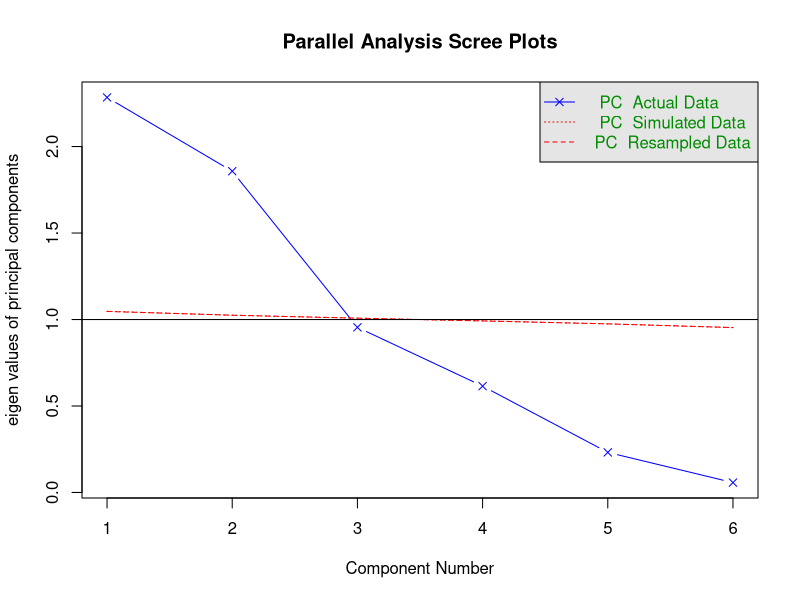
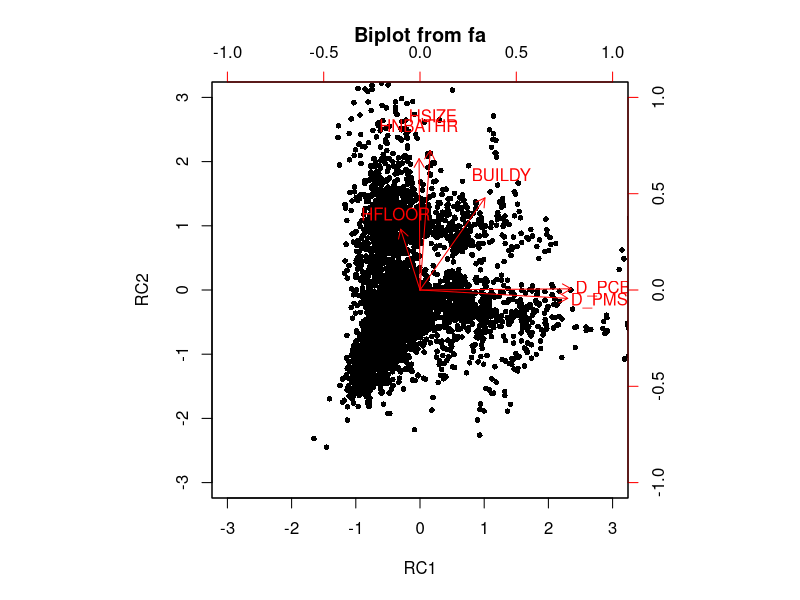
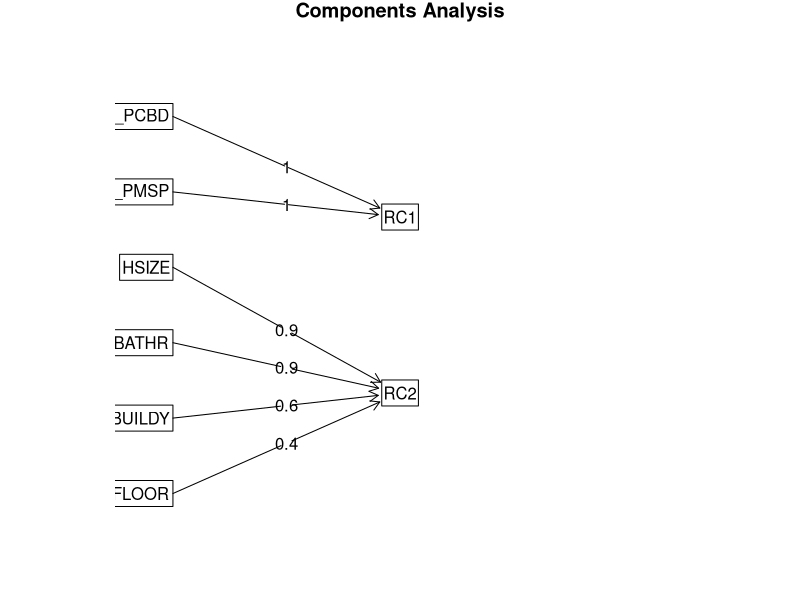
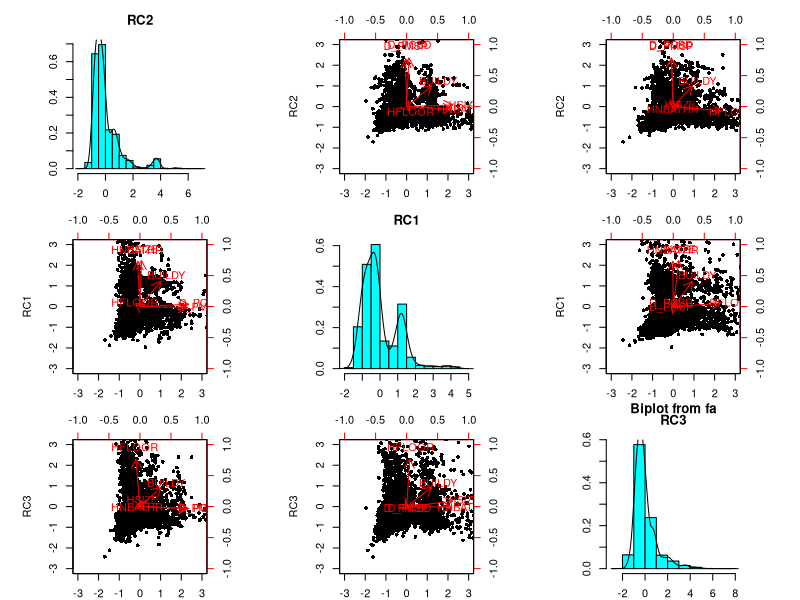
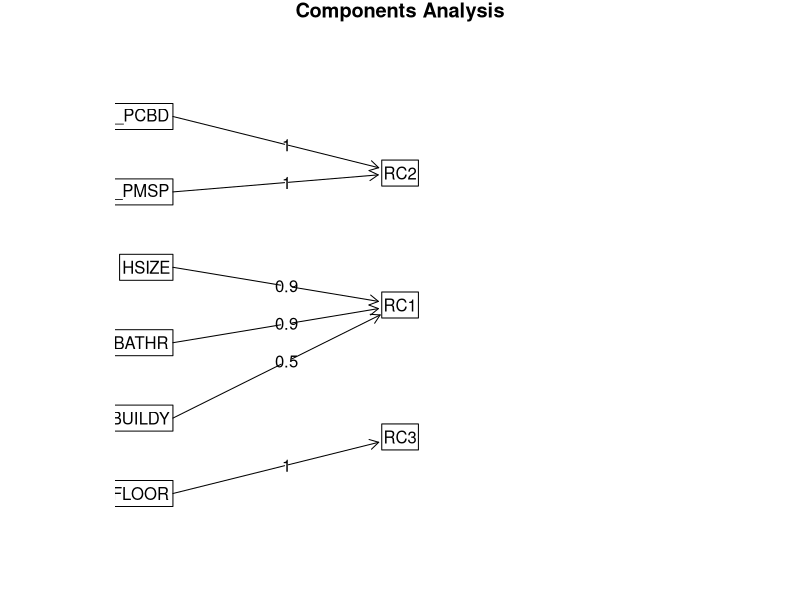
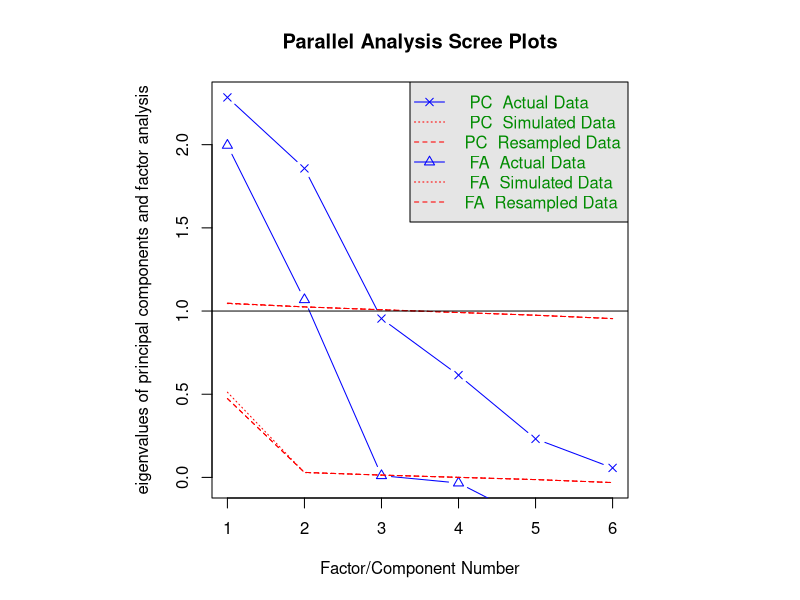
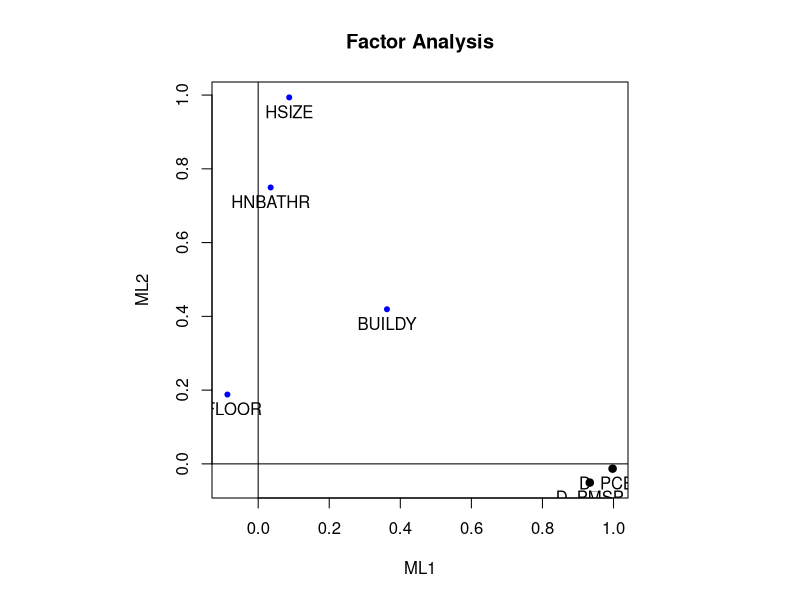
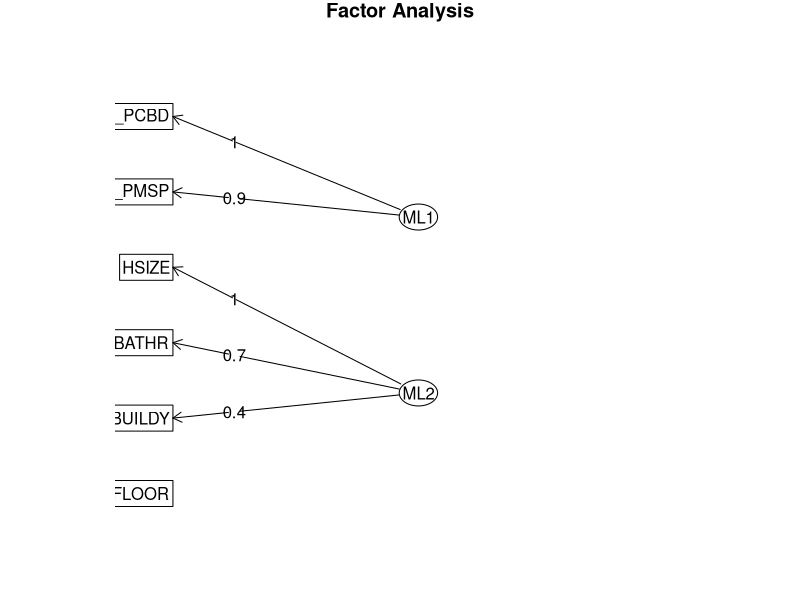

Write the R code that produced these figures, in order.
##_____________________________主成分分析______________________________________
#数据导入
setwd("D:/R/handbook/homework10")
data<-read.csv("./data10.csv",header=TRUE, sep=",")
#数据结构检查
dim(data)
names(data)
datanew<-data[,3:8]



#psych包的下载与调用
#.packages('psych',lib="C:/Program Files/R/R-4.1.2/library")
library(psych)
KMO(datanew)
bartlett.test(datanew)

#判断主成分构建数量
fa.parallel(datanew, fa="pc",n.iter=100)



#提取主成分
pca<-principal(datanew, nfactors=2,rotate="varimax", scores=T)
pca
#主成分分析可视化表达
biplot(pca)
fa.diagram(pca)


#提取主成分3元
pcatest<-principal(datanew, nfactors=3,rotate="varimax", scores=T)
pcatest


#数据提取与汇总查看
pca.score<-data.frame(pca$scores)
data1<-cbind(data,pca.score)
head(data1)
#通过lm()函数建立线性模型
model1<-lm(log(HPRICE1)~RC1+RC2,data=data1)
summary(model1)
#对比第六讲线性回归建模
model2<-lm(log(HPRICE1)~HSIZE+HNBATHR+HFLOOR+BUILDY+D_PMSP+D_PCBD,data=data1)
summary(model2)


#提取主成分3元
pca<-principal(datanew, nfactors=3,rotate="varimax", scores=T)
pca
#主成分分析可视化表达
biplot(pca)
fa.diagram(pca)
#数据提取与汇总查看
pca.score<-data.frame(pca$scores)
data1<-cbind(data,pca.score)
head(data1)
#通过lm()函数建立线性模型
model1<-lm(log(HPRICE1)~RC1+RC2+RC3,data=data1)
summary(model1)
##____________________________因子分析_________________________________________
#数据导入
setwd("D:/R/handbook/homework10")
data<-read.csv("./data10.csv",header=TRUE, sep=",")

#数据结构检查
dim(data)
names(data)
datanew<-data[,3:8]

#psych包调用
library(psych)

#判断因子构建数量
fa.parallel(datanew, fa="both",n.iter=100,fm="ml")
#提取公共因子
fa<-fa(datanew, nfactors=2,rotate="varimax", scores=T,fm="ml")
fa
#因子分析可视化表达
factor.plot(fa,labels=rownames(fa$loadings))
fa.diagram(fa)
#数据提取与汇总
fa.score<-data.frame(fa$scores)
data1<-cbind(data,fa.score)

#通过lm()函数建立线性模型
model1<-lm(log(HPRICE1)~ML1+ML2,data=data1)
summary(model1)














